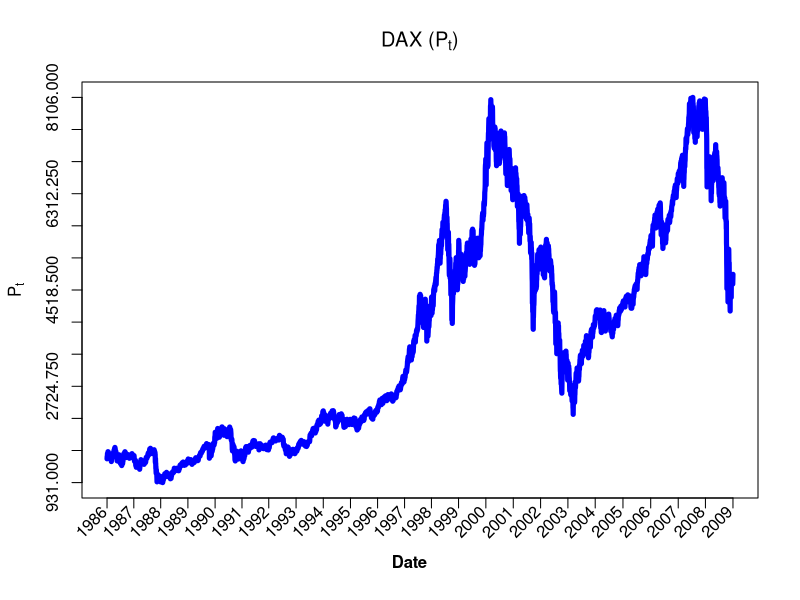

Write the R code that produced this figure.
##### CAM112-1 yafei.xu@hu-berlin.de

# read data dax140624.csv from https://raw.githubusercontent.com/YafeiXu/CAMquantlet/master/DAX19902014.csv
# replace the path of the working directory if necessary
setwd("C:/R")
d = read.csv("dax140624.csv")
DateInput = as.Date(d[, 1])
numOfDate = as.numeric(as.Date(c(DateInput)))
newDF = data.frame(d,numOfDate)
sortNewDF = newDF[order(newDF[, 3]),]
newDF2 = data.frame(sortNewDF,seq(1,length(newDF[, 3]),length.out=length(newDF[, 3])))
dateNum1 = as.numeric(as.Date(c("1986-01-02", "1987-01-02", "1988-01-04", "1989-01-02", "1990-01-02", "1991-01-02", "1992-01-02", "1993-01-04",
                                "1994-01-03", "1995-01-02", "1996-01-02", "1997-01-02", "1998-01-02", "1999-01-04", "2000-01-03", "2001-01-02",
								"2002-01-02", "2003-01-02", "2004-01-02", "2005-01-03", "2006-01-02", "2007-01-02", "2008-01-02", "2008-12-30")))
At = c(newDF2[which(newDF2[, 3] == as.numeric(as.Date(c("1986-01-02")))), 4],
newDF2[which(newDF2[, 3] == as.numeric(as.Date(c("1987-01-02")))), 4],
newDF2[which(newDF2[, 3] == as.numeric(as.Date(c("1988-01-04")))), 4],
newDF2[which(newDF2[, 3] == as.numeric(as.Date(c("1989-01-02")))), 4],
newDF2[which(newDF2[, 3] == as.numeric(as.Date(c("1990-01-02")))), 4],
newDF2[which(newDF2[, 3] == as.numeric(as.Date(c("1991-01-02")))), 4],
newDF2[which(newDF2[, 3] == as.numeric(as.Date(c("1992-01-02")))), 4],
newDF2[which(newDF2[, 3] == as.numeric(as.Date(c("1993-01-04")))), 4],
newDF2[which(newDF2[, 3] == as.numeric(as.Date(c("1994-01-03")))), 4],
newDF2[which(newDF2[, 3] == as.numeric(as.Date(c("1995-01-02")))), 4],
newDF2[which(newDF2[, 3] == as.numeric(as.Date(c("1996-01-02")))), 4],
newDF2[which(newDF2[, 3] == as.numeric(as.Date(c("1997-01-02")))), 4],
newDF2[which(newDF2[, 3] == as.numeric(as.Date(c("1998-01-02")))), 4],
newDF2[which(newDF2[, 3] == as.numeric(as.Date(c("1999-01-04")))), 4],
newDF2[which(newDF2[, 3] == as.numeric(as.Date(c("2000-01-03")))), 4],
newDF2[which(newDF2[, 3] == as.numeric(as.Date(c("2001-01-02")))), 4],
newDF2[which(newDF2[, 3] == as.numeric(as.Date(c("2002-01-02")))), 4],
newDF2[which(newDF2[, 3] == as.numeric(as.Date(c("2003-01-02")))), 4],
newDF2[which(newDF2[, 3] == as.numeric(as.Date(c("2004-01-02")))), 4],
newDF2[which(newDF2[, 3] == as.numeric(as.Date(c("2005-01-03")))), 4],
newDF2[which(newDF2[, 3] == as.numeric(as.Date(c("2006-01-02")))), 4],
newDF2[which(newDF2[, 3] == as.numeric(as.Date(c("2007-01-02")))), 4],
newDF2[which(newDF2[, 3] == as.numeric(as.Date(c("2008-01-02")))), 4],
newDF2[which(newDF2[, 3] == as.numeric(as.Date(c("2008-12-30")))), 4])
dateC=c("1986", "1987", "1988", "1989", "1990", "1991", "1992", "1993", "1994", "1995", "1996",
        "1997", "1998", "1999", "2000", "2001", "2002", "2003", "2004", "2005", "2006", "2007", "2008", "2009")
plot(1:length(newDF[, 2]), seq(min(newDF[, 2]), max(newDF[, 2]), length.out=length(newDF[, 2])), xlab = "", ylab = "", main = expression("DAX ("*P[t]*")"), col = "White", axes = FALSE, xaxt = "n", yaxt = "n")
box() 
axis(1, at = At, labels = F)
axis(2, at = seq(min(newDF[, 2]), max(newDF[, 2]), length.out = 13)) 
mtext(expression(P[t]), side = 2, line = 2.7, at = seq(min(newDF[, 2]), max(newDF[, 2]), length.out = 13)[7], font = 2, cex = 1)  
mtext("Date", side = 1, line = 2.7, at = 2800, font = 2, cex = 1) 
text(cex = 1, x = At-150, y = 200, dateC, xpd = TRUE, srt = 45) 

# time series plot
lines(1:length(newDF[, 2]), sortNewDF[, 2], pch = 1, lty = 1, col = "blue", lwd = 5) 
